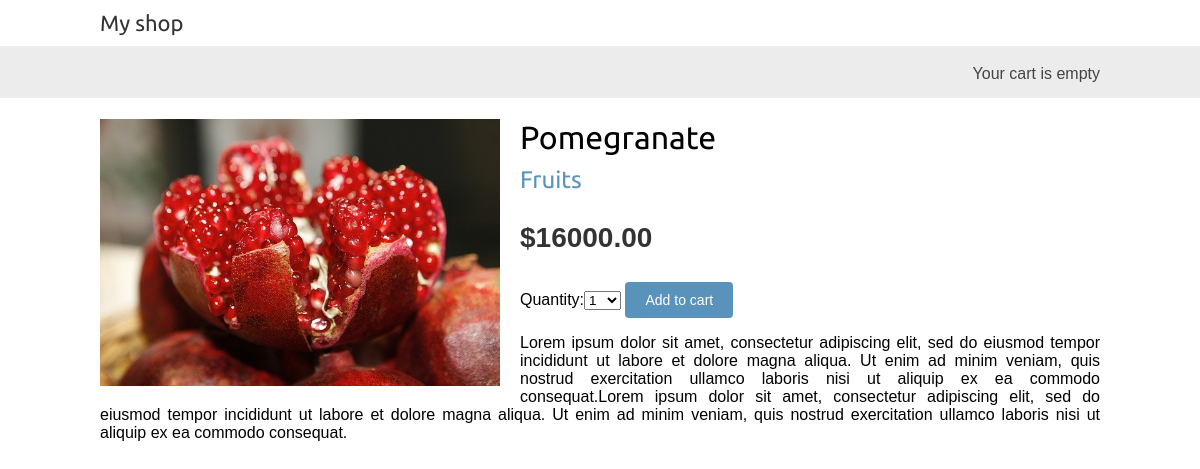
Page /6/pomegranate/ on the committed database.
### shop/models.py (models this page shows, shortened)
class Product(models.Model):
    category = models.ForeignKey(Category, on_delete=models.CASCADE, related_name='products')
    name = models.CharField(max_length=200, db_index=True)
    slug = models.SlugField(max_length=200, db_index=True)
    image = models.ImageField(upload_to='products/%Y/%m/%d', blank=True)
    description = models.TextField(blank=True)
    price = models.DecimalField(max_digits=20, decimal_places=2)
    available = models.BooleanField(default=True)
    created = models.DateTimeField(auto_now_add=True)
    updated = models.DateTimeField(auto_now=True)
    class Meta:
        ordering = ('name',)
        index_together = (('id', 'slug'),)

class Category(models.Model):
    name = models.CharField(max_length=200, db_index=True)
    slug = models.SlugField(max_length=200, unique=True)
    class Meta:
        ordering = ('name',)
        verbose_name = 'category'
        verbose_name_plural = 'categories'
    def __str__(self):
        return self.name
    def get_absolute_url(self):
        return reverse("shop:product_list_by_category", args=[self.slug])

### shop/views.py (the view)
# urls.py: path('<int:id>/<slug:slug>/', product_detail, name='product_detail'),
def product_detail(request, id, slug):
    product = get_object_or_404(Product, id=id, slug=slug)
    cart_product_form = CartAddProductForm()
    context = {
        'product': product,
        'cart_product_form': cart_product_form,
    }
    return render(request, "shop/product/detail.html", context)

### cart/forms.py
class CartAddProductForm(forms.Form):
    QUANTITY_CHOICES = [(i, str(i)) for i in range(1, 21)]
    quantity = forms.TypedChoiceField(choices=QUANTITY_CHOICES, coerce=int)
    override = forms.BooleanField(required=False, initial=False, widget=forms.HiddenInput)

### shop/templates/shop/product/detail.html (shortened to what this page needs)
{% extends "shop/base.html" %}
{% load static %}
{% block content %}
    <div class="product-detail">
        <img src="{% if product.image %}{{ product.image.url }}{% else %}{% static 'img/no_img.png' %}{% endif %}">
        <h1>{{ product.name }}</h1>
        <h2>
            <a href="{{ product.category.get_absolute_url }}">{{ product.category }}</a>
        </h2>
        <p class="price">${{ product.price }}</p>
        <form action="{% url 'cart:cart_add' product.id %}" method="post">
            {{ cart_product_form }}
            <input type="submit" value="Add to cart">
        </form>
        {{ product.description|linebreaks }}
    </div>
{% endblock %}

### shop/static/css/base.css (style rules this page uses)
body { margin:0; padding:0; font-family:helvetica, sans-serif; }
h1, h2, h3, h4, h5 , h6 { font-family: 'Ubuntu', sans-serif; font-weight:normal; }
a { text-decoration:none; color:#5993bb; }
a.button, input[type="submit"] { color:#fff; background:#5993bb; border-radius:4px; padding:10px 20px; font-size:14px; border:0; }
.product-detail { text-align:justify; }
.product-detail .price { color:#333; font-size:28px; font-weight:bold; }
.product-detail img { width:40%; float:left; padding:0 20px 20px 0; }
.product-detail h1 { margin-bottom:0; }
.product-detail h2 { margin-top:10px; }

### rows in the picture
Product: image (picture), name "Pomegranate", category "Fruits", price "16000.00", description "Lorem ipsum dolor sit amet, consectetur adipiscing elit, sed do eiusmod tempor incididunt ut labore et dolore magna aliqua. Ut enim ad minim veniam, quis nostrud exercitation ullamco laboris nisi ut aliquip ex ea commodo consequat.Lorem ipsum dolor sit amet, consectetur adipiscing elit, sed do eiusmod tempor incididunt ut labore et dolore magna aliqua. Ut enim ad minim veniam, quis nostrud exercitation ullamco laboris nisi ut aliquip ex ea commodo consequat."
